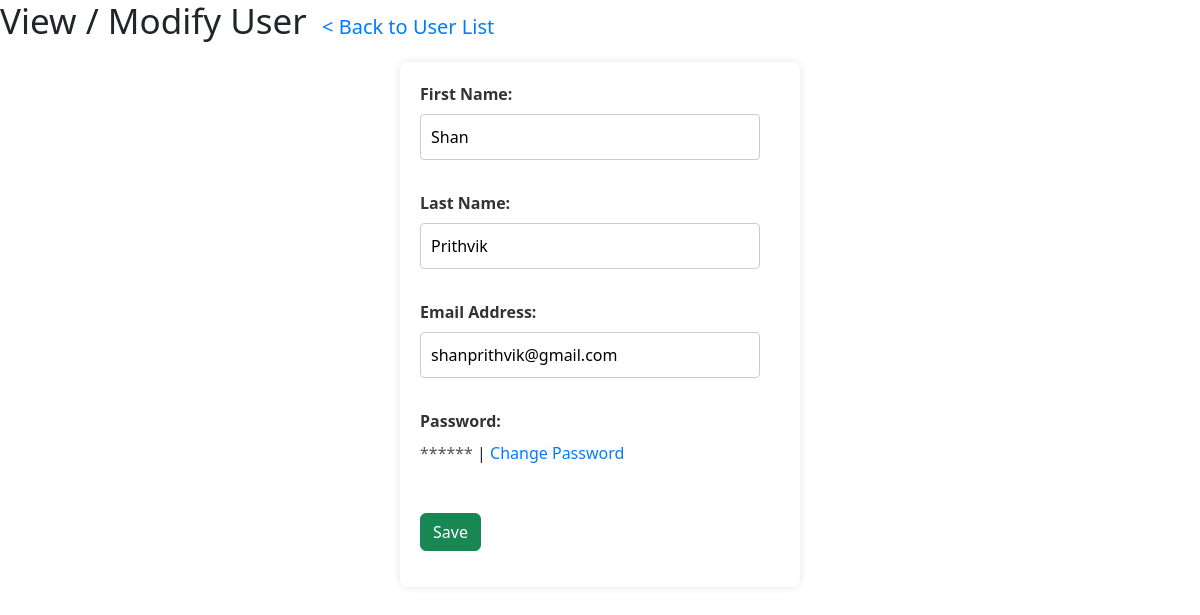
/AMS/modify-user.php?user_id=1 (signed in), run on the app's committed database.
### tables this page shows
CREATE TABLE IF NOT EXISTS `user` (
  `id` int NOT NULL AUTO_INCREMENT,
  `first_name` varchar(50) NOT NULL,
  `last_name` varchar(100) NOT NULL,
  `email` varchar(100) NOT NULL,
  `password` varchar(40) NOT NULL,
  `role` varchar(100) NOT NULL,
  `last_login` datetime NOT NULL,
  `is_deleted` tinyint(1) NOT NULL,
  PRIMARY KEY (`id`),
  UNIQUE KEY `email` (`email`)
);

### AMS/modify-user.php (the view, shortened to what this page needs)
<?php require_once('inc/connection.php'); ?>
<?php
	$user_id = '';
	$first_name = '';
	$last_name = '';
	$email = '';
	if (isset($_GET['user_id'])) {
		$user_id = mysqli_real_escape_string($connection, $_GET['user_id']);
		$query = "SELECT * FROM user WHERE id = {$user_id} LIMIT 1";
		$result_set = mysqli_query($connection, $query);
		if ($result_set) {
			if (mysqli_num_rows($result_set) == 1) {
				$result = mysqli_fetch_assoc($result_set);
				$first_name = $result['first_name'];
				$last_name = $result['last_name'];
				$email = $result['email'];
			} else {
				header('Location: users.php?err=user_not_found');
			}
		} else {
			header('Location: users.php?err=query_failed');
		}
	}
?>
<?php require('inc/header.php'); ?>
	<main>
		<h1>View / Modify User<span> <a href="users.php">< Back to User List</a></span></h1>
		<form action="modify-user.php" method="post" class="userform">
			<p>
				<label for="">First Name:</label>
				<input type="text" name="first_name" <?php echo 'value="' . $first_name . '"'; ?>>
			</p>
			<p>
				<label for="">Last Name:</label>
				<input type="text" name="last_name" <?php echo 'value="' . $last_name . '"'; ?>>
			</p>
			<p>
				<label for="">Email Address:</label>
				<input type="text" name="email" <?php echo 'value="' . $email . '"'; ?>>
			</p>
			<p>
				<label for="">Password:</label>
				<span>******</span> | <a href="change-password.php?user_id=<?php echo $user_id; ?>">Change Password</a>
			</p>
			<p>
				<label for="">&nbsp;</label>
				<button type="submit" class="btn btn-success" name="submit">Save</button>
			</p>
		</form>
	</main>
<?php require_once('inc/footer.php'); ?>

### AMS/modify-user.php (style rules this page uses)
* { margin: 0; padding: 0; box-sizing: border-box; }
.userform { max-width: 400px; margin: 0 auto; padding: 20px; background-color: #fff; border-radius: 8px; box-shadow: 0 0 10px rgba(0, 0, 0, 0.1); }
label { display: block; margin-bottom: 8px; color: #333; font-weight: bold; }
input[type="text"] { width: calc(100% - 20px); padding: 10px; border: 1px solid #ccc; border-radius: 4px; margin-bottom: 15px; }
button { padding: 10px 20px; background-color: #28a745; color: #fff; border: none; border-radius: 4px; cursor: pointer; transition: background-color 0.3s ease; }
span { color: #555; }
a { text-decoration: none; color: #007bff; transition: color 0.3s ease; }
h1 { font-size: 35px; margin-bottom: 20px; }
h1 span { font-size: 20px; margin-left: 10px; }
h1 span a { text-decoration: none; color: #007bff; }

### data on the page
user: first_name "Shan", last_name "Prithvik", email "shanprithvik@gmail.com"
